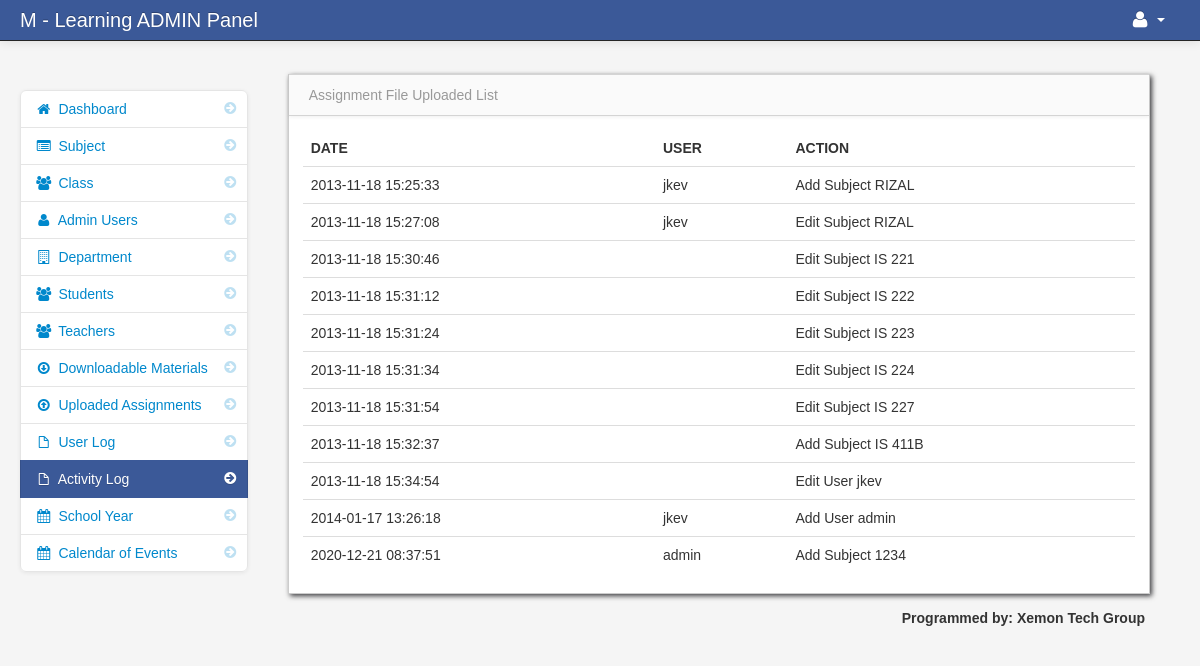
Screenshot of /admin/activity_log.php (signed in) with the database file from the repository.
### tables this page shows
CREATE TABLE `activity_log` (
  `activity_log_id` int(11) NOT NULL,
  `username` varchar(100) NOT NULL,
  `date` varchar(100) NOT NULL,
  `action` varchar(100) NOT NULL
);

### admin/activity_log.php (the view, shortened to what this page needs)
<?php include('header.php'); ?>
    <body>
		<?php include('navbar.php'); ?>
        <div class="container-fluid">
            <div class="row-fluid">
				<?php include('sidebar.php'); ?>
                <div class="span9" id="content">
                     <div class="row-fluid">
                        <div id="block_bg" class="block">
                            <div class="navbar navbar-inner block-header">
                                <div class="muted pull-left">Assignment File Uploaded List</div>
                            </div>
                            <div class="block-content collapse in">
                                <div class="span12">
  									<table cellpadding="0" cellspacing="0" border="0" class="table" id="example">
										<thead>
										        <tr>
												<th>Date</th>
												<th>User</th>
												<th>Action</th>
												</tr>
										</thead>
										<tbody>
                              		<?php
										$query = mysqli_query($conn,"select * from  activity_log")or die(mysqli_error());
										while($row = mysqli_fetch_array($query)){
									?>
										<tr>
                                         <td><?php  echo $row['date']; ?></td>
                                         <td><?php echo $row['username']; ?></td>
                                         <td><?php echo $row['action']; ?></td>
                                </tr>
						 <?php } ?>
										</tbody>
									</table>
                                </div>
                            </div>
                        </div>
                    </div>
                </div>
            </div>
		<?php include('footer.php'); ?>
        </div>
		<?php include('script.php'); ?>
    </body>
</html>

### admin/assets/styles.css (style rules this page uses)
body { padding-top: 60px; padding-bottom: 40px; background-color: #f5f5f5; }
#content { margin-left:0px; }
.block { background: url("../images/pixel-60fff.png") repeat scroll 0 0 rgba(0, 0, 0, 0) !important; border: 1px solid #ccc; background: white; margin: 1em 0em; border-top: none; -webkit-box-shadow: 2px 2px 5px rgba(0, 0, 6, 0.75); -moz-box-shadow: 2px 2px 5px rgba(0, 0, 6, 0.75); box-shadow: 2px 2px 5px rgba(0, 0, 6, 0.75); }
.block-content { margin: 1em; min-height: .25em; }
.block-header { margin-bottom: 0px; border-right: none; border-left: none; -webkit-border-radius: 0px; -moz-border-radius: 0px; border-radius: 0px; }
.block-header div { padding-top: 10px; }

### rows the page displays
activity_log: date "2013-11-18 15:25:33", username "jkev", action "Add Subject RIZAL"
activity_log: date "2013-11-18 15:27:08", username "jkev", action "Edit Subject RIZAL"
activity_log: date "2013-11-18 15:30:46", action "Edit Subject IS 221"
activity_log: date "2013-11-18 15:31:12", action "Edit Subject IS 222"
activity_log: date "2013-11-18 15:31:24", action "Edit Subject IS 223"
activity_log: date "2013-11-18 15:31:34", action "Edit Subject IS 224"
activity_log: date "2013-11-18 15:31:54", action "Edit Subject IS 227"
activity_log: date "2013-11-18 15:32:37", action "Add Subject IS 411B"
activity_log: date "2013-11-18 15:34:54", action "Edit User jkev"
activity_log: date "2014-01-17 13:26:18", username "jkev", action "Add User admin"
activity_log: date "2020-12-21 08:37:51", username "admin", action "Add Subject 1234"
